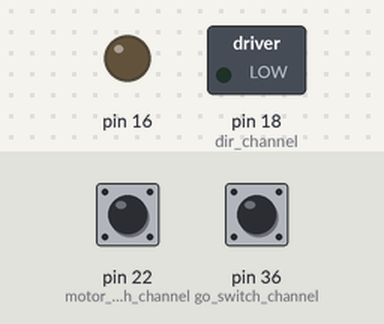
The program below on a simulated Raspberry Pi (header pin numbers). On the bench: switched loads named in the program (green lamp = pin HIGH), output pins drawn as LEDs (lit = HIGH). The test bench sets the inputs (shaded band); at power-on: pin 36 (go_switch_channel) LOW, pin 22 (motor_switch_channel) LOW.

Above: at 5.0 s.
5.1 s: pin 36 (go_switch_channel) pulled HIGH for 0.15 s
At 6.2 s:
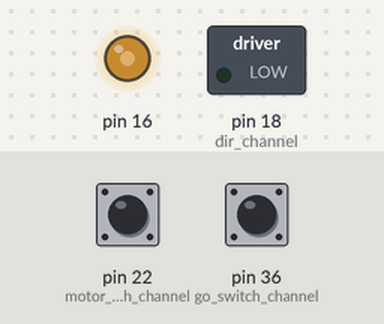
7.0 s: pin 22 (motor_switch_channel) pulled HIGH for 0.15 s
At 7.4 s:
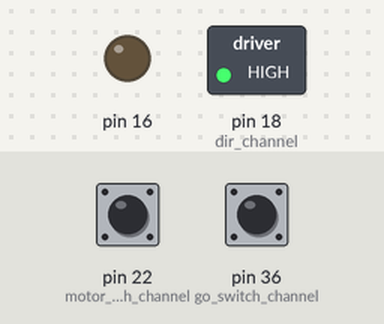
Timing chart, 0 to 10.0 s (numbered marks = the images above; inputs shaded):
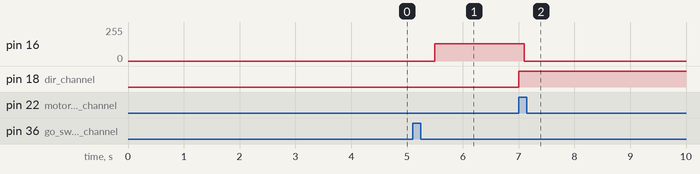

Measured:
- after the input at 5.1 s, pin 16: 0/255 → 128/255 after 0.40 s
- after the input at 7.0 s, pin 16: 128/255 → 0/255 after 0.10 s; pin 18 (dir_channel): LOW → HIGH at once

The program:

2_axis.py
```python
"""
	Release 1.0
	Feb. 25, 2018
	by Isaac Cormack
"""


from threading import Thread
from math import tan, cos, ceil
import RPi.GPIO as GPIO
import time


stepper_resolution = 200 # Steps per revolution
wrap_angle = 10 # Degrees
tow_width = 0.25 # Inches


class Mandrel():
    step_channel = 12
    encoder_switch_channel = 40
    radius = 0.875 # Inches
    length = 7 # Inches, This is the length of the wrap

    def __init__(self, c):
        self.freq = c.freq*c.pulley_teeth*c.pulley_pitch*tan(wrap_angle*3.14159/180)/(2*3.14159*self.radius)

    def start(self):
        """
            This method is ran on the t1 thread.
            Its purpose is to spin the mandrel at a calculated
            angular velocity according to the equation 2 while
            the carriage function is executing, after which point
            the both motors will stop.
        """
        step = GPIO.PWM(self.step_channel, self.freq)
        step.start(50)
        while True:
            pass


class Carriage():
    velocity = 3 # Inches per second
    step_channel = 16
    dir_channel = 18
    go_switch_channel = 36
    motor_switch_channel = 22
    far_end_switch_channel = 38
    pulley_teeth = 12
    pulley_pitch = 0.2 # Inches
    freq = velocity*stepper_resolution/(pulley_pitch*pulley_teeth)


    def home(self):
        home_step = GPIO.PWM(self.step_channel, 100)
        while GPIO.input(self.go_switch_channel) != 1:
            pass
        time.sleep(0.4) # Debouncing button
        GPIO.output(self.dir_channel, 0)
        home_step.start(50)
        while GPIO.input(self.motor_switch_channel) != 1:
            pass
        GPIO.output(self.dir_channel, 1)
        time.sleep(0.1) # To move carriage away from limit switch
        home_step.stop()
        time.sleep (0.4) # Debouncing button
        while GPIO.input(self.go_switch_channel) != 1:
            pass


    def start(self, m):
        """
            This method is ran on the t2 thread.
            Its purpose is to give pulses to the carriages motor
            driver at a constant frequency as to translate the
            the mandrel horizontally at a constant velocity, then,
            when a limit switch at the end of the travel length is
            hit, translate it in reverse.
        """
        step = GPIO.PWM(self.step_channel, self.freq)
        passes = 1; # The pass which the carriage is on,
		    # passes must be initialized as 1 for carriage to travel in correct direction on first pass
        passes_total = 2*3.14159*m.radius*cos(wrap_angle*3.14159/180)/tow_width # Total passes needed to cover mandrel once
        wait = stepper_resolution*tow_width/(2*3.14159*m.radius*m.freq)
        count = 1
        GPIO.output(self.dir_channel, passes%2) # passes%2 sets the direction of the carriage
        while GPIO.input(m.encoder_switch_channel) != 1:
            pass
        step.start(50)
        while passes < 30:
            if GPIO.input(self.motor_switch_channel) == 1:
                passes = passes + 1
                GPIO.output(self.dir_channel, passes%2)
                #the equation in sleep below is a linearization of .75 -> 0.09 and 3 -> 0.01s
                time.sleep(-velocity*0.03555555+0.1166666)
                step.ChangeDutyCycle(0)
                while GPIO.input(m.encoder_switch_channel) != 1:
                    pass
                time.sleep(wait*count)
                count = count + 1
                step.ChangeDutyCycle(50)

            if GPIO.input(self.far_end_switch_channel) == 1:
                passes = passes + 1
                GPIO.output(self.dir_channel, passes%2)
                time.sleep(0.4)
        step.stop()


def main():

    """
	- Threading library: https://docs.python.org/2/library/threading.html
	- With wiring of stepper as documented on drive, the carriage travels
            toward its driving stepper when direction pin is set to 0.
        - Mandrel and carriage steppers are assumed to have the same steps per
            revolution

    """
    c = Carriage()
    m = Mandrel(c)

    ### GPIO Setup ###
    GPIO.setwarnings(False)
    GPIO.setmode(GPIO.BOARD) # Use pin numbers for GPIO
    GPIO.setup(m.step_channel, GPIO.OUT)
    GPIO.setup(c.step_channel, GPIO.OUT)
    GPIO.setup(c.dir_channel, GPIO.OUT)
    GPIO.setup(c.motor_switch_channel, GPIO.IN, pull_up_down = GPIO.PUD_DOWN)
    GPIO.setup(c.far_end_switch_channel, GPIO.IN, pull_up_down = GPIO.PUD_DOWN)
    GPIO.setup(c.go_switch_channel, GPIO.IN, pull_up_down = GPIO.PUD_DOWN)
    GPIO.setup(m.encoder_switch_channel, GPIO.IN, pull_up_down = GPIO.PUD_DOWN)

    ### Homing ###
    c.home()

    ### Winding ###
    t1 = Thread(target=m.start, args=())
    t2 = Thread(target=c.start, args=(m,))
    t2.start()
    t1.start()
    t2.join() # Wait until t2 is done executing then kill both threads

    GPIO.cleanup()


if __name__ == "__main__":
	main()
```
